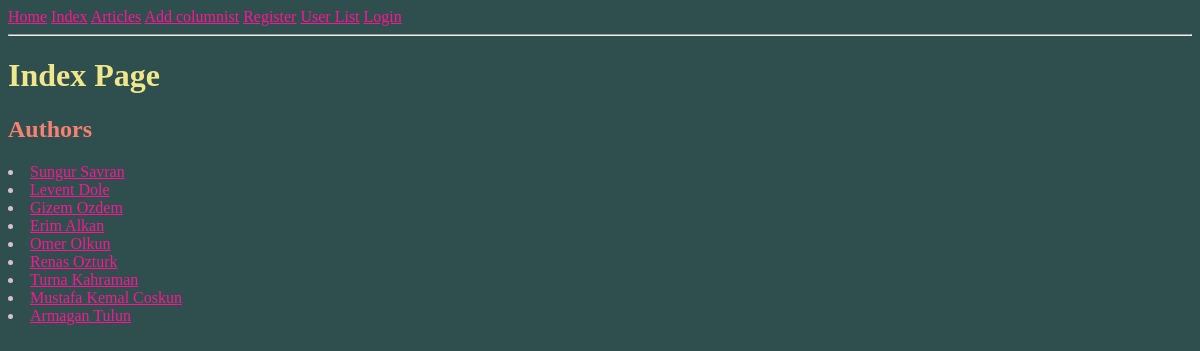
Before: /dip/ with the older database file.
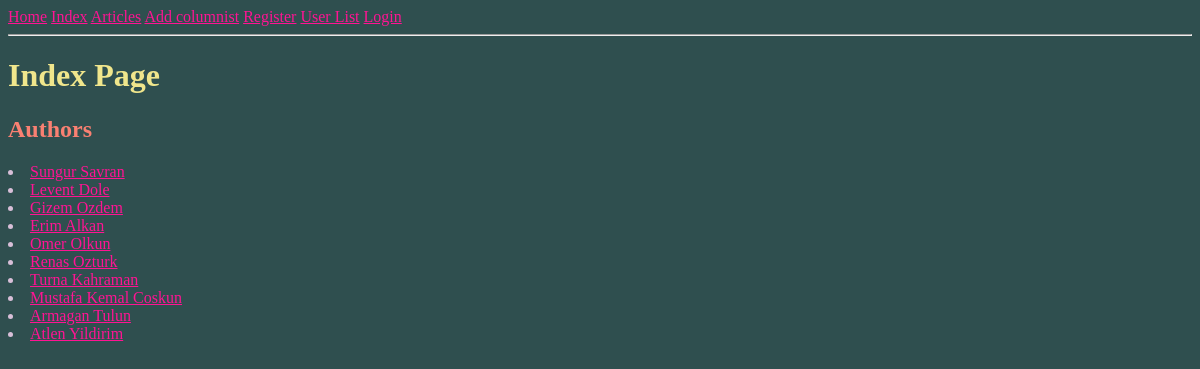
After: the same page with the newer database file.
### dip/models.py (models this page shows, shortened)
class Columnist(models.Model):
    name = models.CharField(max_length=30)
    age = models.IntegerField(default=30,validators=[MaxValueValidator(100),MinValueValidator(18)])
    membership = models.CharField(max_length=30, choices=MEMBER_STATUS)

### dip/views.py (the view)
# urls.py: path('',views.index,name='index-page'),
def index(request):
    q = Columnist.objects.all()
    context = {
        'data':q,
    }
    return render (request, 'dip/index.html',context)

### templates/dip/index.html (shortened to what this page needs)
{% extends 'dip/base.html' %}
{% block content %}
<!DOCTYPE html>
<html lang="en">
<head>
</head>
<body>
    <h1>Index Page</h1>
    <h2>Authors</h2>
    {% for x in data %}
        <li>
            <a href="{% url 'articles-page' colid=x.pk %}">{{x.name}}</a>
            </li>
    {% endfor %}
</body>
</html>
{% endblock %}

Changed rows visible on the page:
added Columnist: name "Atlen Yildirim"
